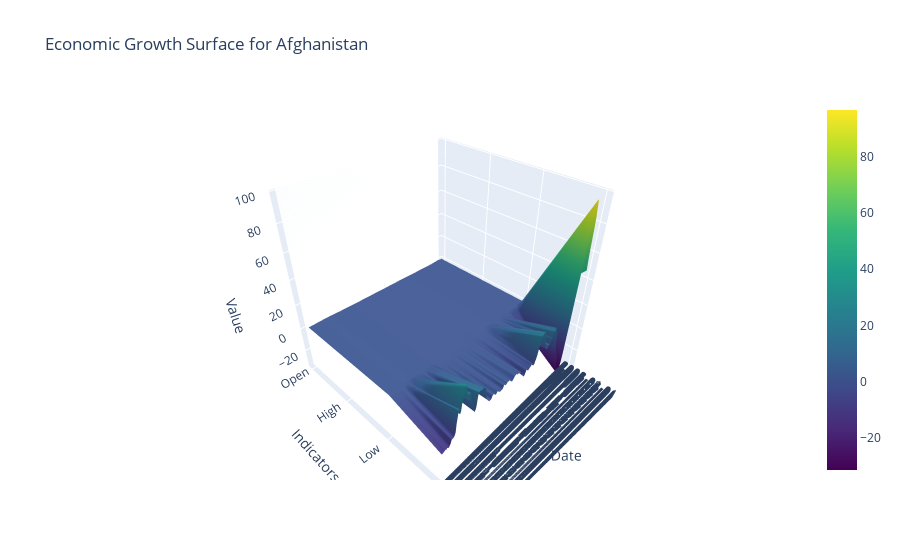

Notebook source saved alongside this figure:
### Code cell
import pandas as pd
import plotly.graph_objects as go

# Load data
data = pd.read_csv('../dataset/WLD_RTFP_country_2024-11-04.csv')


# Filter data for a specific country (example: Afghanistan)
country = 'Afghanistan'
country_data = data[data['country'] == country].dropna(subset=['Open', 'High', 'Low', 'Inflation'])

# Check if data is available
if country_data.empty:
    print("No data available for the specified indicators in this country.")
else:
    # Extract data
    dates = pd.to_datetime(country_data['date']).dt.strftime('%Y-%m-%d').values
    indicators = ['Open', 'High', 'Low', 'Inflation']
    values = np.array([
        country_data['Open'].values,
        country_data['High'].values,
        country_data['Low'].values,
        country_data['Inflation'].values
    ])

    # Create mesh grid for 3D surface
    X, Y = np.meshgrid(np.arange(len(dates)), np.arange(len(indicators)))
    Z = values

    # Create 3D surface plot
    fig = go.Figure(data=[go.Surface(z=Z, x=X, y=Y, colorscale='Viridis')])

    # Customize layout
    fig.update_layout(
        title=f"Economic Growth Surface for {country}",
        scene=dict(
            xaxis=dict(title='Date', tickvals=np.arange(len(dates)), ticktext=dates),
            yaxis=dict(title='Indicators', tickvals=np.arange(len(indicators)), ticktext=indicators),
            zaxis=dict(title='Value')
        )
    )

    fig.show()

### Figure 1 — Plotly figure (JSON) as saved in the notebook; plotly's stock layout.template omitted (floating-point values rounded to 4 significant figures; data arrays with more than 128 entries replaced by an {"elided": "..."} marker saying what was removed)
{"data": [{"colorscale": [[0, "#440154"], [0.1111, "#482878"], [0.2222, "#3e4989"], [0.3333, "#31688e"], [0.4444, "#26828e"], [0.5556, "#1f9e89"], [0.6667, "#35b779"], [0.7778, "#6ece58"], [0.8889, "#b5de2b"], [1, "#fde725"]], "type": "surface", "x": {"elided": "4x203 int values"}, "y": {"elided": "4x203 int values"}, "z": {"elided": "4x203 float values"}}], "layout": {"scene": {"xaxis": {"ticktext": {"elided": "203 str values"}, "tickvals": {"elided": "203 int values"}, "title": {"text": "Date"}}, "yaxis": {"ticktext": ["Open", "High", "Low", "Inflation"], "tickvals": [0, 1, 2, 3], "title": {"text": "Indicators"}}, "zaxis": {"title": {"text": "Value"}}}, "title": {"text": "Economic Growth Surface for Afghanistan"}}}
